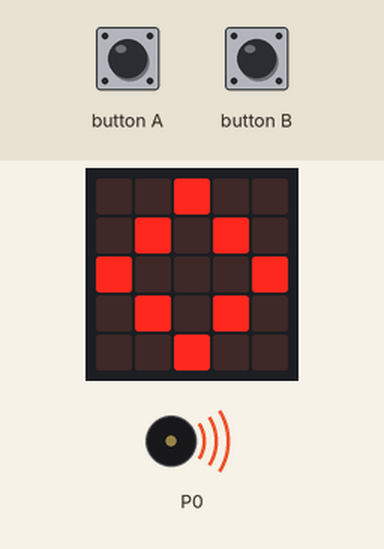
Recording of a program running on a simulated BBC micro:bit (MakeCode). Shown: the board's 5×5 LED display, buzzer (waves = sounding). Inputs (shaded band) come from the test bench.

Above: at 1.2 s.
1.3 s: button B pressed for 0.15 s
At 1.71 s:
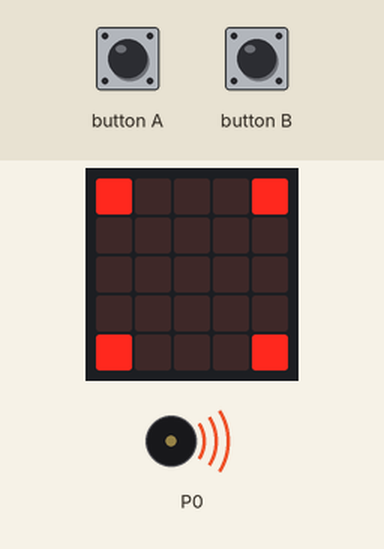
2.0 s: button B pressed for 0.15 s
At 2.6 s:
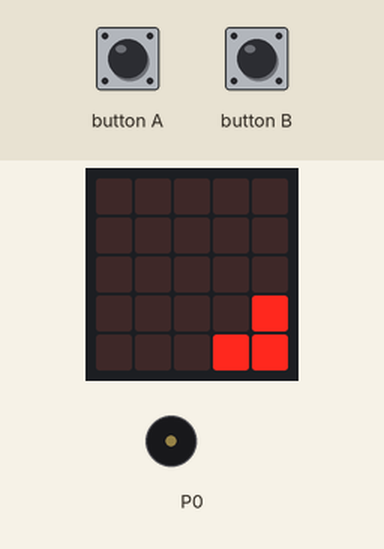
2.7 s: button A pressed 5 times (0.12 s each, 0.3 s apart)
11.7 s: button A pressed for 0.15 s
At 13.3 s:
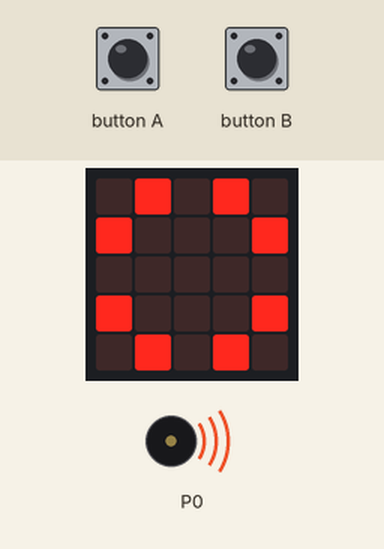
Timing chart, 0 to 13.4 s (numbered marks = the images above; inputs shaded):
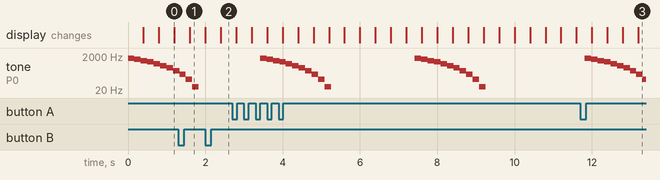

Measured:
- by itself, tone on P0: plays 1495 Hz for 0.17 s, 1288 Hz for 0.17 s, 1086 Hz for 0.17 s, 892 Hz for 0.17 s, 711 Hz for 0.17 s, 545 Hz for 0.17 s … (22 notes in this stretch)
- what the display in image 0 shows lasts 0.4 s, from 0.8 s to 1.2 s

The program:

main.ts
```typescript
input.onButtonPressed(Button.A, function () {

})
input.onButtonPressed(Button.B, function () {
    basic.showLeds(`
        . . . . .
        . . . . .
        . . . . .
        . . . . #
        . . . # #
        `)
    basic.showLeds(`
        . . . . .
        . . . . .
        . . . . #
        . . . # .
        . . # . .
        `)
    basic.showLeds(`
        . . . . .
        . . . . #
        . . . # .
        . . # . .
        . # . . .
        `)
    basic.showLeds(`
        . . . . #
        . . . # .
        . . # . .
        . # . . .
        # . . . .
        `)
    basic.showLeds(`
        . . . # .
        . . # . .
        . # . . .
        # . . . .
        . . . . .
        `)
    basic.showLeds(`
        . . # . .
        . # . . .
        # . . . .
        . . . . .
        . . . . .
        `)
    basic.showLeds(`
        # # . . .
        # . . . .
        . . . . .
        . . . . .
        . . . . .
        `)
})
loops.everyInterval(1000, function () {

})
basic.forever(function () {
    music.playSoundEffect(music.createSoundEffect(WaveShape.Sawtooth, 1600, 1, 255, 0, 2000, SoundExpressionEffect.None, InterpolationCurve.Curve), SoundExpressionPlayMode.InBackground)
    basic.showLeds(`
        . . . . .
        . . . . .
        . . # . .
        . . . . .
        . . . . .
        `)
    basic.showLeds(`
        . . . . .
        . . # . .
        . # . # .
        . . # . .
        . . . . .
        `)
    basic.showLeds(`
        . . # . .
        . # . # .
        # . . . #
        . # . # .
        . . # . .
        `)
    basic.showLeds(`
        . # . # .
        # . . . #
        . . . . .
        # . . . #
        . # . # .
        `)
    basic.showLeds(`
        # . . . #
        . . . . .
        . . . . .
        . . . . .
        # . . . #
        `)
    basic.showLeds(`
        . . . . .
        . . . . .
        . . . . .
        . . . . .
        . . . . .
        `)
    basic.pause(1000)
})
```

test.ts
```typescript
// 在這裡測試；當此封包作為擴充功能時，將不會編譯此內容。
```
